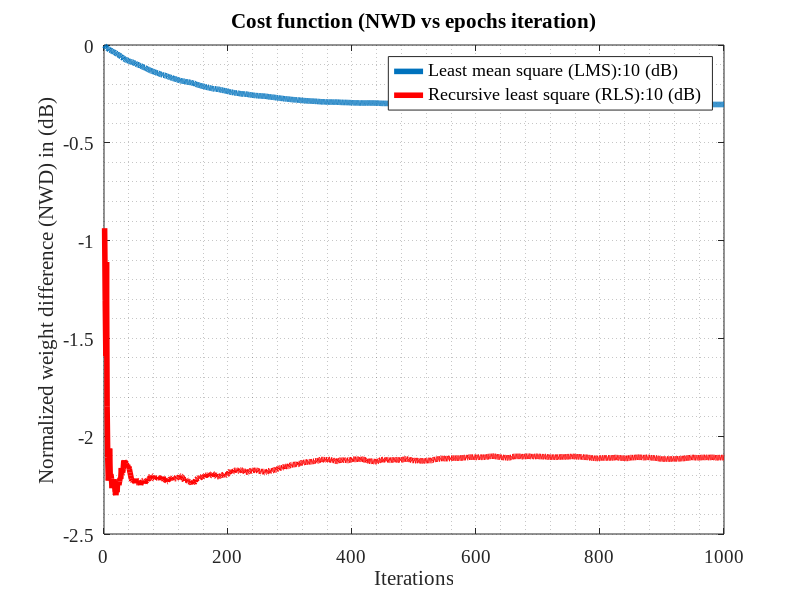

Here is the MATLAB script that generated this plot:
%% System Identification Using Recursive Least Square (RLS) and Least Mean Square (LMS) algorithm
%% Start
clc;
clear all;
close all;
N = 1000;       % Number of samples
Bits = 2;      % For PSK modulation    
SNR = 10;       % Noise level
h = [0.9 0.2 0.5 -0.7];         % Plant impulse response
data = randi(1,N);            % Random index for input data
x = real(pskmod(data,Bits));    % Phase shit keying (PSK) modulation
r = filter(h,1,x);              % Input passed trought system(h)
d = awgn(r, SNR);               % Addition of white gaussian noise of decined SNR
%% LMS parameter
etac = 1e-3;                    % Learning rate for LMS
Wlms = zeros(size(h));                   % Initial weights of LMS
V = zeros(1,length(h));         % Input frame length of LMS
%% RLS Parameters
p=3;
lamda=1;
sigma=1;
Wrls = Wlms';                        % Initial weights of RLS
P=(sigma^-1)*eye(p+1);
U = zeros(size(Wrls));         % Input frame length of RLS
for n = 1 : N
                  
%% LMS
        V(1,2:end) = V(1,1:end-1);  % Shifting of frame window
        V(1,1) = x(n);              % Input of LMS
        
        yc = (Wlms)*V';                 % Output of LMS                           
        ec = d(n) - yc;                 % Instantaneous error of LMS 
        Wlms = Wlms +  etac * ec * V;   % Weight update rule of LMS
%% RLS
        U(2:end,1) = U(1:end-1,1);  % Shifting of frame window
        U(1,1) = x(n);              % Input of RLS
        
        y(n) = U'*Wrls;                             % Output of RLS
        alpha(n) = d(n) - y(n);                     % Instantaneous error of RLS
        g(:,n)=P*U*((lamda + U'*P*U).^-1);          % Gain vector
        P=(lamda^-1)*P - g(:,n)*U'*(lamda^-1)*P;    % RLS intermediate term
        Wrls = Wrls + alpha(n)*g(:,n);              % Weight update rule of RLS
        
    %% Normalized weight difference (NWD)
NWDc(n) = norm(Wlms-h)./norm(h);      % Normalized weight difference of LMS
NWD(n)  = norm(Wrls'-h)./norm(h);     % Normalized weight difference of RLS
end
% %% Cost function plots
figure
fsize=14; % plot text font size
plot(10*log10(NWDc),'','linewidth',4)
hold on
plot(10*log10(NWD),'r','linewidth',4)
lgh=legend(strcat('Least mean square (LMS):', int2str(SNR),' (dB)'),strcat('Recursive least square (RLS):', int2str(SNR),' (dB)'),'Location','NorthEast');
grid minor
xlabel('Iterations','FontName','Times New Roman','FontSize',fsize);
ylabel('Normalized weight difference (NWD) in (dB)','FontName','Times New Roman','FontSize',fsize);
title('Cost function (NWD vs epochs iteration)','FontName','Times New Roman','FontSize',6*fsize/5);
set(lgh,'FontName','Times New Roman','FontSize',fsize)
set(gca,'FontName','Times New Roman','FontSize',fsize)
saveas(gcf,strcat('LMS_RLS_Comparision.png'),'png')
[h;Wrls';Wlms]